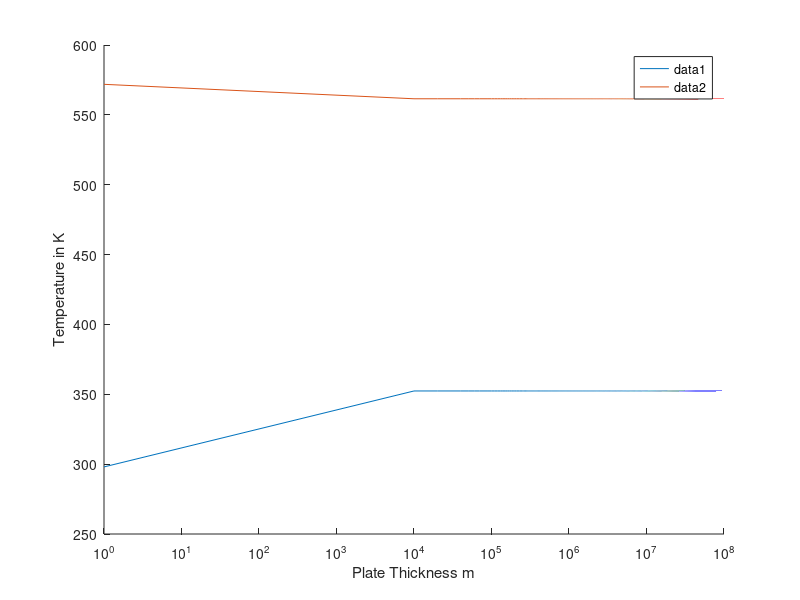

MATLAB code to generate this figure:
%% Analysis of Flat Aluminum Plate Side Temperatures (1D Front and Back)
%% Constants
T_0 = 489.505; % In kelvin 
Qsun = 1353;
Qearth = 209.853; % Calculated at altitude of 400 km 
deltaT = 0.5; % Approximated by T_0 relation through linearization of system of equations
bec = 1.361e-8 % Resultant product from boltzman constant and emissivity of polished aluminum 
%% Computations
w = linspace(1,10e7,10000);
Qcond = 205 * deltaT ./ w; % Approximated for relatively constant change in T  

TB = nthroot(((Qearth - Qcond) / bec),4); % Solved for TB from first equation

TF = nthroot(((Qsun + Qcond) / bec),4); % Solved for TF from second equation

%% Plotting
figure()
hold on
semilogx(w, TB)
semilogx(w, TF) 
xlabel('Plate Thickness m')
ylabel('Temperature in K')
legend()